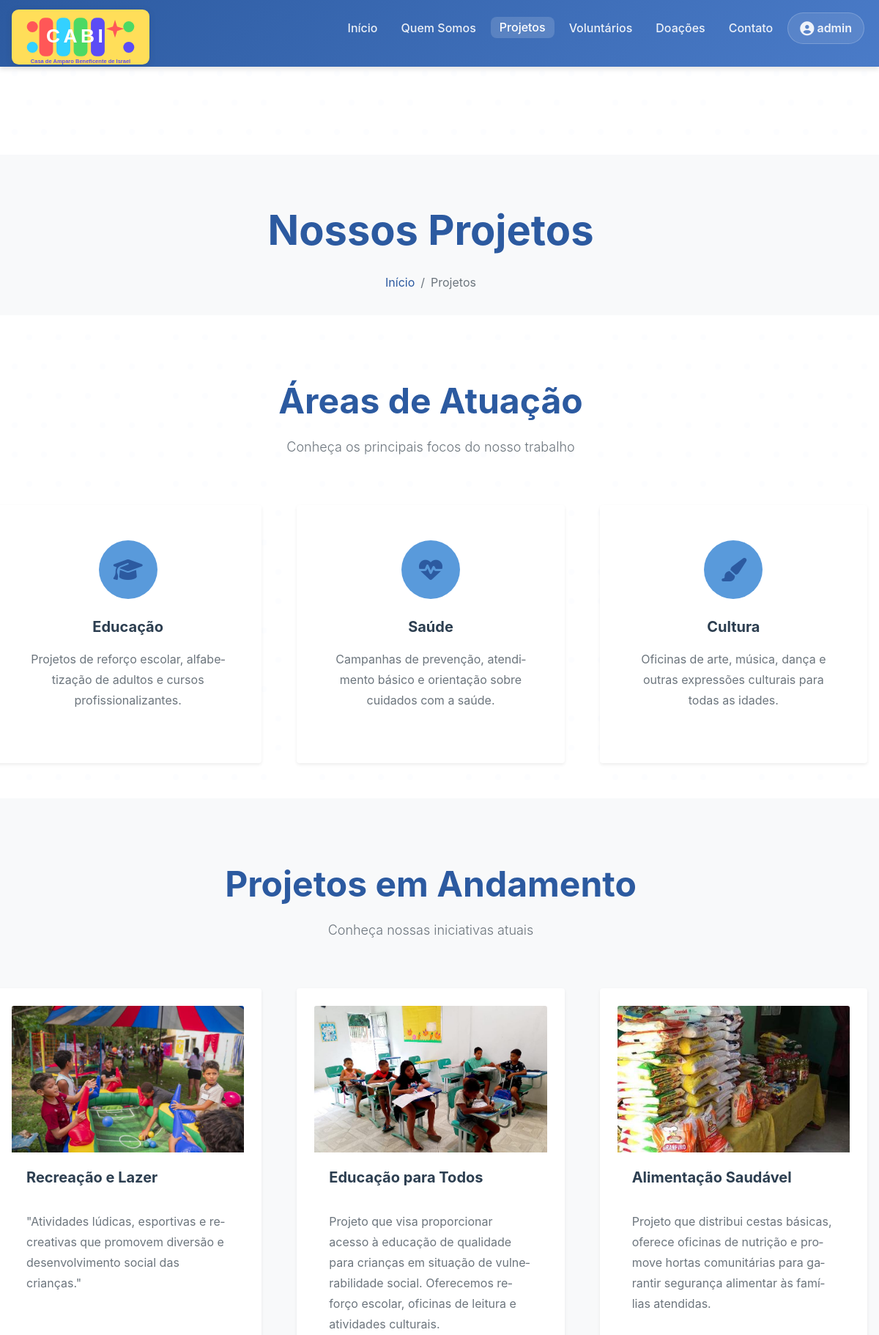
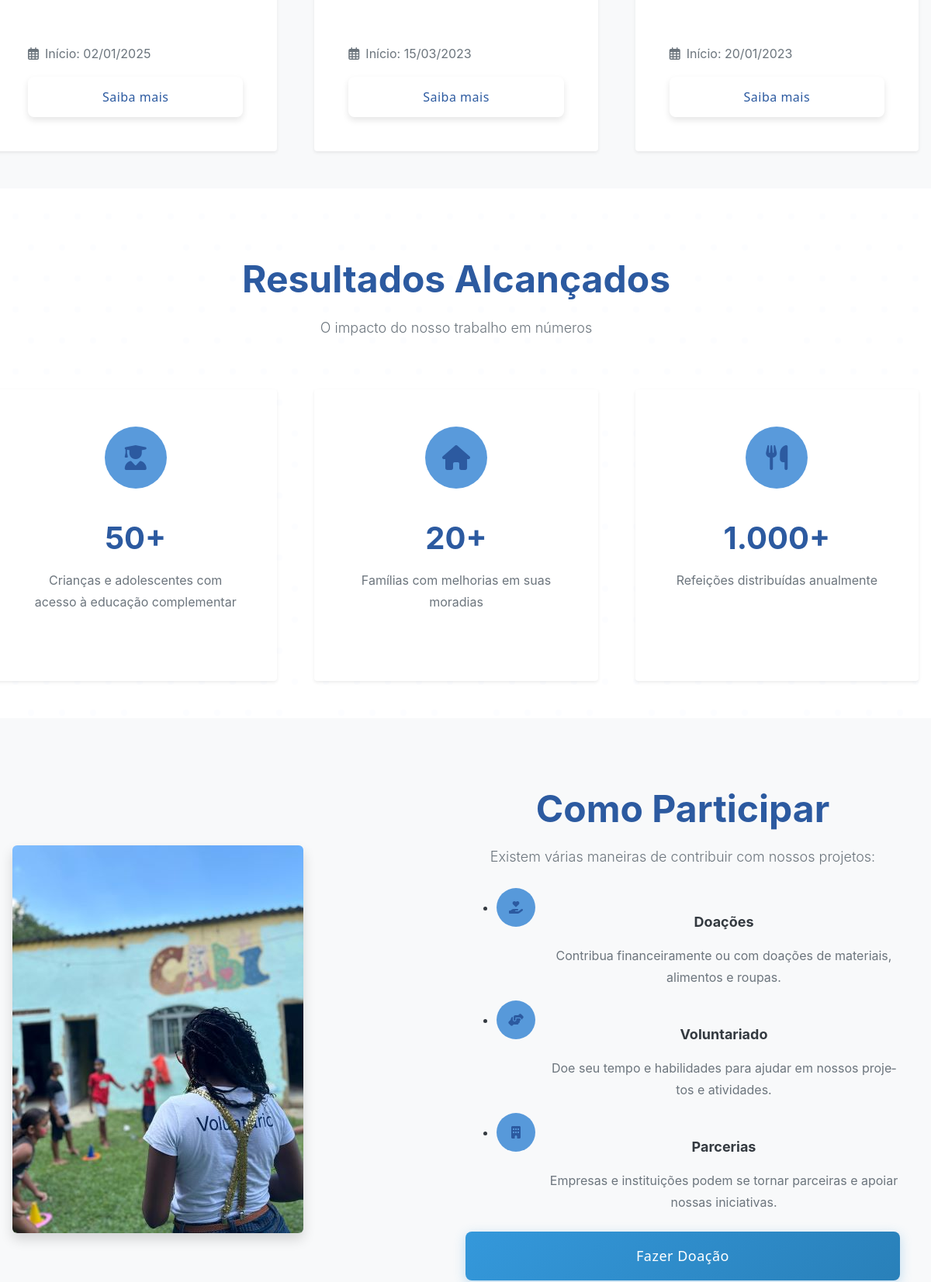
Screenshot of /projetos/ (signed in, upper part) with the database file from the repository (2 pictures, top to bottom).
### core/models.py (models this page shows, shortened)
class Projeto(models.Model):
    titulo = models.CharField(max_length=200)
    descricao = models.TextField()
    imagem = models.ImageField(upload_to='projetos/', verbose_name='Imagem do Projeto', blank=True, null=True)
    data_inicio = models.DateField()
    ativo = models.BooleanField(default=True)
    data_criacao = models.DateTimeField(auto_now_add=True)

### core/views.py (the view)
# urls.py: path('projetos/', views.projetos, name='projetos'),
def projetos(request):
    projetos = Projeto.objects.filter(ativo=True).order_by('-data_criacao')
    return render(request, 'pages/projetos.html', {'projetos': projetos})

### templates/pages/projetos.html (shortened to what this page needs)
{% extends 'base/base.html' %}
{% load static %}
{% block content %}
<section class="py-4 bg-light">
    <div class="container">
        <div class="row">
            <div class="col-12 text-center">
                <h1 class="display-4 fw-bold text-primary mb-3">Nossos Projetos</h1>
                <nav aria-label="breadcrumb">
                    <ol class="breadcrumb justify-content-center mb-0">
                        <li class="breadcrumb-item"><a href="{% url 'home' %}" class="text-primary text-decoration-none">Início</a></li>
                        <li class="breadcrumb-item active text-muted" aria-current="page">Projetos</li>
                    </ol>
                </nav>
            </div>
            </div>
            </div>
</section>
<section class="py-5">
    <div class="container">
        <div class="row text-center mb-5">
            <div class="col-12">
                <h2 class="display-5 fw-bold text-primary mb-3">Áreas de Atuação</h2>
                <p class="lead text-muted">Conheça os principais focos do nosso trabalho</p>
            </div>
        </div>
        <div class="cards-container">
            <div class="row g-4 justify-content-center">
                <div class="col-lg-4 col-md-6 col-sm-12">
                <div class="card h-100 border-0 shadow-sm text-center">
                    <div class="card-body p-4">
                        <div class="mb-4">
                            <div class="bg-primary bg-opacity-10 d-inline-flex align-items-center justify-content-center rounded-circle" style="width: 80px; height: 80px;">
                                <i class="fas fa-graduation-cap fa-2x text-primary"></i>
                            </div>
                        </div>
                        <h4 class="card-title fw-bold mb-3">Educação</h4>
                        <p class="card-text text-muted">Projetos de reforço escolar, alfabetização de adultos e cursos profissionalizantes.</p>
                    </div>
                </div>
            </div>
            <div class="col-lg-4 col-md-6 col-sm-12">
                <div class="card h-100 border-0 shadow-sm text-center">
                    <div class="card-body p-4">
                        <div class="mb-4">
                            <div class="bg-primary bg-opacity-10 d-inline-flex align-items-center justify-content-center rounded-circle" style="width: 80px; height: 80px;">
                                <i class="fas fa-heartbeat fa-2x text-primary"></i>
                            </div>
                        </div>
                        <h4 class="card-title fw-bold mb-3">Saúde</h4>
                        <p class="card-text text-muted">Campanhas de prevenção, atendimento básico e orientação sobre cuidados com a saúde.</p>
                    </div>
                </div>
            </div>
            <div class="col-lg-4 col-md-6 col-sm-12">
                <div class="card h-100 border-0 shadow-sm text-center">
                    <div class="card-body p-4">
                        <div class="mb-4">
                            <div class="bg-primary bg-opacity-10 d-inline-flex align-items-center justify-content-center rounded-circle" style="width: 80px; height: 80px;">
                                <i class="fas fa-paint-brush fa-2x text-primary"></i>
                            </div>
                        </div>
                        <h4 class="card-title fw-bold mb-3">Cultura</h4>
                        <p class="card-text text-muted">Oficinas de arte, música, dança e outras expressões culturais para todas as idades.</p>
                    </div>
                </div>
            </div>
        </div>
    </div>
</section>
<section class="py-5 bg-light">
    <div class="container">
        <div class="row text-center mb-5">
            <div class="col-12">
                <h2 class="display-5 fw-bold text-primary mb-3">Projetos em Andamento</h2>
                <p class="lead text-muted">Conheça nossas iniciativas atuais</p>
            </div>
        </div>
        {% if projetos %}
        <div class="cards-container">
            <div class="row g-4 justify-content-center">
                {% for projeto in projetos %}
            <div class="col-lg-4 col-md-6 col-sm-12">
                <div class="card h-100 border-0 shadow-sm">
                    <div class="position-relative overflow-hidden">
                        {% if projeto.imagem %}
                        <img src="{{ projeto.imagem.url }}" class="card-img-top" alt="{{ projeto.titulo }}" style="height: 200px; object-fit: cover;">
                        {% else %}
                        <img src="/static/images/projeto-placeholder.svg" class="card-img-top" alt="{{ projeto.titulo }}" style="height: 200px; object-fit: cover;">
                        {% endif %}
                    </div>
                    <div class="card-body d-flex flex-column">
                        <h5 class="card-title fw-bold mb-3">{{ projeto.titulo }}</h5>
                        <p class="card-text text-muted flex-grow-1">{{ projeto.descricao|truncatewords:30 }}</p>
                        <p class="text-secondary mb-3"><i class="far fa-calendar-alt me-2"></i>Início: {{ projeto.data_inicio|date:"d/m/Y" }}</p>
                        <div class="mt-auto">
                            <button type="button" class="btn btn-outline-primary w-100" data-target="#projetoModal{{ projeto.id }}">
                                Saiba mais
                            </button>
                        </div>
                    </div>
                </div>
            </div>
            {% endfor %}
            </div>
        </div>
        {% endif %}
    </div>
</section>
<section class="py-5">
    <div class="container">
        <div class="row text-center mb-5">
            <div class="col-12">
                <h2 class="display-5 fw-bold text-primary mb-3">Resultados Alcançados</h2>
                <p class="lead text-muted">O impacto do nosso trabalho em números</p>
            </div>
        </div>
        <div class="cards-container">
            <div class="row g-4 justify-content-center">
                <div class="col-lg-4 col-md-6 col-sm-12">
                <div class="card h-100 border-0 shadow-sm text-center">
                    <div class="card-body p-4">
                        <div class="mb-4">
                            <div class="bg-primary bg-opacity-10 d-inline-flex align-items-center justify-content-center rounded-circle" style="width: 80px; height: 80px;">
                                <i class="fas fa-user-graduate fa-2x text-primary"></i>
                            </div>
                        </div>
                        <h3 class="display-6 fw-bold text-primary mb-2">50+</h3>
                        <p class="text-muted">Crianças e adolescentes com acesso à educação complementar</p>
                    </div>
                </div>
            </div>
            <div class="col-lg-4 col-md-6 col-sm-12">
                <div class="card h-100 border-0 shadow-sm text-center">
                    <div class="card-body p-4">
                        <div class="mb-4">
                            <div class="bg-primary bg-opacity-10 d-inline-flex align-items-center justify-content-center rounded-circle" style="width: 80px; height: 80px;">
                                <i class="fas fa-home fa-2x text-primary"></i>
                            </div>
                        </div>
                        <h3 class="display-6 fw-bold text-primary mb-2">20+</h3>
                        <p class="text-muted">Famílias com melhorias em suas moradias</p>
                    </div>
                </div>
            </div>
            <div class="col-lg-4 col-md-6 col-sm-12">
                <div class="card h-100 border-0 shadow-sm text-center">
                    <div class="card-body p-4">
                        <div class="mb-4">
                            <div class="bg-primary bg-opacity-10 d-inline-flex align-items-center justify-content-center rounded-circle" style="width: 80px; height: 80px;">
                                <i class="fas fa-utensils fa-2x text-primary"></i>
                            </div>
                        </div>
                        <h3 class="display-6 fw-bold text-primary mb-2">1.000+</h3>
                        <p class="text-muted">Refeições distribuídas anualmente</p>
                    </div>
                </div>
            </div>
        </div>
    </div>
</section>
<section class="py-5 bg-light">
    <div class="container">
        <div class="row align-items-center">
            <div class="col-lg-6 col-md-12 mb-4 mb-lg-0">
                <img src="/static/images/TRANSPARENCIA1.jpg" alt="Como Participar" class="img-fluid rounded shadow">
            </div>
            <div class="col-lg-6 col-md-12 text-center text-lg-start">
                <h2 class="display-5 fw-bold text-primary mb-3">Como Participar</h2>
                <p class="lead text-muted mb-4">Existem várias maneiras de contribuir com nossos projetos:</p>
                <ul class="list-unstyled">
                    <li class="mb-3">
                        <div class="d-flex">
                            <div class="me-3">
                                <div class="bg-primary bg-opacity-10 d-inline-flex align-items-center justify-content-center rounded-circle" style="width: 50px; height: 50px;">
                                    <i class="fas fa-hand-holding-heart text-primary"></i>
                                </div>
                            </div>
                            <div>
                                <h5 class="fw-bold mb-2">Doações</h5>
                                <p class="text-muted mb-0">Contribua financeiramente ou com doações de materiais, alimentos e roupas.</p>
                            </div>
                        </div>
                    </li>
                    <li class="mb-3">
                        <div class="d-flex">
                            <div class="me-3">
                                <div class="bg-primary bg-opacity-10 d-inline-flex align-items-center justify-content-center rounded-circle" style="width: 50px; height: 50px;">
                                    <i class="fas fa-hands-helping text-primary"></i>
                                </div>
                            </div>
                            <div>
                                <h5 class="fw-bold mb-2">Voluntariado</h5>
                                <p class="text-muted mb-0">Doe seu tempo e habilidades para ajudar em nossos projetos e atividades.</p>
                            </div>
                        </div>
                    </li>
                    <li class="mb-4">
                        <div class="d-flex">
                            <div class="me-3">
                                <div class="bg-primary bg-opacity-10 d-inline-flex align-items-center justify-content-center rounded-circle" style="width: 50px; height: 50px;">
                                    <i class="fas fa-building text-primary"></i>
                                </div>
                            </div>
                            <div>
                                <h5 class="fw-bold mb-2">Parcerias</h5>
                                <p class="text-muted mb-0">Empresas e instituições podem se tornar parceiras e apoiar nossas iniciativas.</p>
                            </div>
                        </div>
                    </li>
                </ul>
                <div class="d-flex flex-column flex-sm-row gap-3">
                    <a href="{% url 'doacoes' %}" class="btn btn-primary btn-lg">Fazer Doação</a>
                </div>
            </div>
        </div>
    </div>
</section>
{% endblock %}

### templates/base/base.html (shortened to what this page needs)
{% load static %}
<!DOCTYPE html>
<html lang="pt-br">
<head>
    <link rel="stylesheet" href="https://cdnjs.cloudflare.com/ajax/libs/font-awesome/6.4.0/css/all.min.css">
    <link rel="stylesheet" href="{% static 'css/framework.css' %}">
    <link rel="stylesheet" href="{% static 'css/style.css' %}">
    <link rel="stylesheet" href="{% static 'css/components.css' %}">
    <link rel="stylesheet" href="{% static 'css/layout.css' %}">
    <link rel="stylesheet" href="{% static 'css/cards-responsive.css' %}">
</head>
<body>
    <nav class="navbar navbar-expand-lg navbar-dark bg-primary fixed-top">
        <div class="container d-flex justify-content-between align-items-center">
            <a class="navbar-brand" href="{% url 'home' %}">
                <img src="{% static 'images/logo-cabi.svg' %}" alt="Logo Casa de Amparo Beneficente de Israel" style="height: 75px;">
            </a>
            <div class="collapse navbar-collapse" id="navbarNav">
                <ul class="navbar-nav ms-auto">
                    <li class="nav-item">
                        <a class="nav-link {% if request.path == '/' %}active{% endif %}" href="{% url 'home' %}">Início</a>
                    </li>
                    <li class="nav-item">
                        <a class="nav-link {% if 'sobre' in request.path %}active{% endif %}" href="{% url 'sobre' %}">Quem Somos</a>
                    </li>
                    <li class="nav-item">
                        <a class="nav-link {% if 'projetos' in request.path %}active{% endif %}" href="{% url 'projetos' %}">Projetos</a>
                    </li>
                    <li class="nav-item">
                        <a class="nav-link {% if 'voluntarios' in request.path %}active{% endif %}" href="{% url 'area_voluntarios' %}">Voluntários</a>
                    </li>
                    <li class="nav-item">
                        <a class="nav-link {% if 'doacoes' in request.path %}active{% endif %}" href="{% url 'doacoes' %}">Doações</a>
                    </li>
                    <li class="nav-item">
                        <a class="nav-link {% if 'contato' in request.path %}active{% endif %}" href="{% url 'contato' %}">Contato</a>
                    </li>
                    <li class="nav-item">
                        {% if user.is_authenticated %}
                        <li class="nav-item dropdown">
                            <a class="nav-link dropdown-toggle" href="#" id="userDropdown" role="button" data-bs-toggle="dropdown" aria-expanded="false">
                                <i class="fas fa-user-circle me-1"></i>{{ user.username }}
                            </a>
                        </li>
                        {% else %}
                        <li class="nav-item">
                            <a class="nav-link" href="/admin/">Entrar</a>
                        </li>
                        {% endif %}
                    </li>
                </ul>
            </div>
        </div>
    </nav>
    <main style="margin-top: 100px; padding-top: 20px;">
        {% block content %}{% endblock %}
    </main>
</body>
</html>

### rows the page displays
Projeto: imagem (picture), titulo "Recreação e Lazer", descricao "\"Atividades lúdicas, esportivas e recreativas que promovem diversão e desenvolvimento social das crianças.\"", data_inicio "02/01/2025"
Projeto: imagem (picture), titulo "Educação para Todos", descricao "Projeto que visa proporcionar acesso à educação de qualidade para crianças em situação de vulnerabilidade social. Oferecemos reforço escolar, oficinas de leitura e atividades culturais.", data_inicio "15/03/2023"
Projeto: imagem (picture), titulo "Alimentação Saudável", descricao "Projeto que distribui cestas básicas, oferece oficinas de nutrição e promove hortas comunitárias para garantir segurança alimentar às famílias atendidas.", data_inicio "20/01/2023"

### other values shown
{{ user.username }} "admin"
